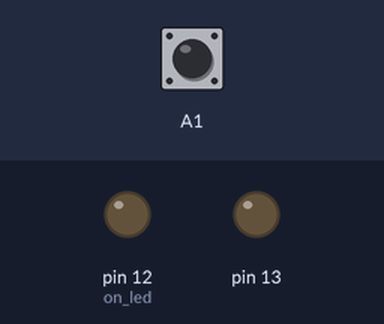
Bench run of a sketch on a simulated Arduino Uno, built with avr-gcc and run on an emulated ATmega328P. On the bench: output pins drawn as LEDs (lit = HIGH). Inputs (shaded band) come from the test bench; at power-on: A1 LOW.

Above: at 1.2 s.
1.3 s: A1 driven HIGH
At 1.8 s:
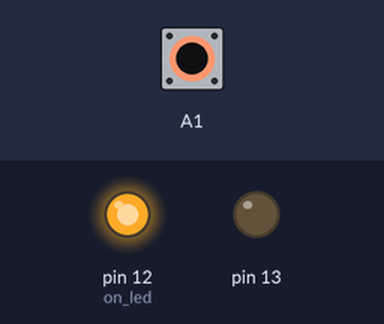
At 2.4 s:
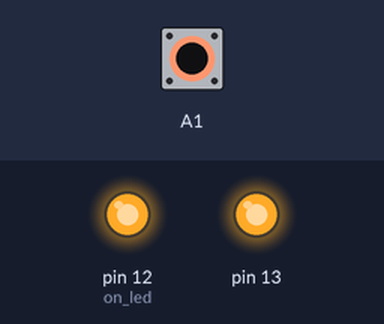
4.3 s: A1 pulsed LOW 5 times (0.12 s each, 0.3 s apart)
At 6.6 s:
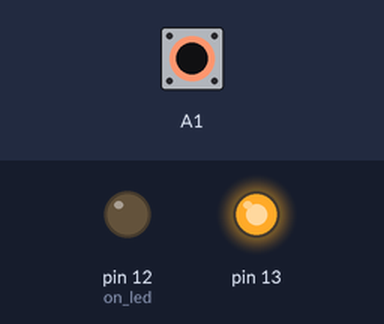
Timing chart, 0 to 14.8 s (numbered marks = the images above; inputs shaded):
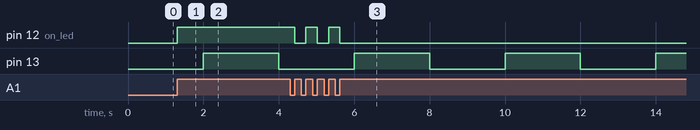

The sketch:

2.4.ino
```cpp
#include <TimerOne.h>
#include <PinChangeInterrupt.h>
void setup() {
  pinMode(13, OUTPUT);
  pinMode(12, OUTPUT);
  pinMode(A1, INPUT);
  Timer1.initialize(2000000);
  Timer1.attachInterrupt(blinking);
  attachPCINT(digitalPinToPCINT(A1), on_led, RISING);
}

void loop()
{

}

void blinking()
{
  digitalWrite(13, !digitalRead(13));
}

void on_led()
{
  digitalWrite(12, !digitalRead(12));
}
```

Measured:
- after the input at 1.3 s, pin 12 (on_led): LOW → HIGH at once
- after the input at 4.3 s, pin 12 (on_led): alternates HIGH for 0.30 s and LOW for 0.30 s, 5 changes in all, then stays LOW, starting after 0.12 s
- by itself, pin 13: alternates HIGH for 2.0 s and LOW for 2.0 s
